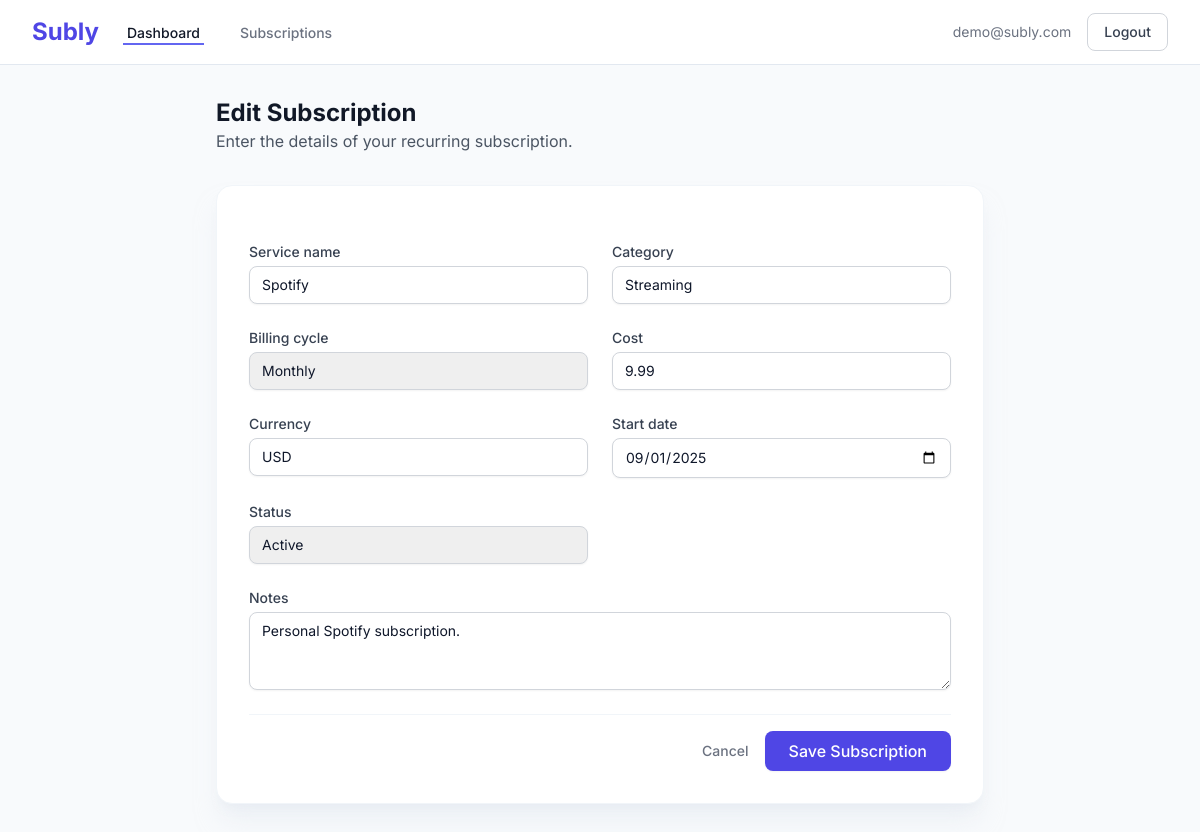
The page /subscriptions/11/edit/ (signed in) on the database its author committed.
### accounts/models.py (models this page shows, shortened)
class User(AbstractUser):
    username = None
    email = models.EmailField(unique=True)
    USERNAME_FIELD = 'email'
    REQUIRED_FIELDS = []
    objects = UserManager()

### subscriptions/models.py (models this page shows, shortened)
class Subscription(models.Model):
    BILLING_CYCLE_CHOICES = [
        ('weekly', 'Weekly'),
        ('monthly', 'Monthly'),
        ('yearly', 'Yearly'),
    ]
    STATUS_CHOICES = [
        ('active', 'Active'),
        ('cancelled', 'Cancelled'),
        ('paused', 'Paused'),
    ]
    user = models.ForeignKey(settings.AUTH_USER_MODEL, on_delete=models.CASCADE, related_name='subscriptions')
    service_name = models.CharField(max_length=100)
    category = models.CharField(max_length=50, help_text="e.g. Streaming, Utilities, Software")
    billing_cycle = models.CharField(max_length=10, choices=BILLING_CYCLE_CHOICES)
    cost = models.DecimalField(max_digits=10, decimal_places=2)
    currency = models.CharField(max_length=3, default='USD')
    start_date = models.DateField()
    renewal_date = models.DateField(null=True, blank=True)
    status = models.CharField(max_length=10, choices=STATUS_CHOICES, default='active')
    notes = models.TextField(blank=True, null=True)
    created_at = models.DateTimeField(auto_now_add=True)
    updated_at = models.DateTimeField(auto_now=True)
    class Meta:
        ordering = ['renewal_date']

### subscriptions/views.py (the view)
# urls.py: path('<int:pk>/edit/', views.subscription_update, name='update'),
@login_required
def subscription_update(request, pk):
    subscription = get_object_or_404(Subscription, pk=pk, user=request.user)
    if request.method == 'POST':
        form = SubscriptionForm(request.POST, instance=subscription)
        if form.is_valid():
            form.save()
            return redirect('subscriptions:list')
    else:
        form = SubscriptionForm(instance=subscription)
    return render(request, 'subscriptions/form.html', {'form': form, 'title': 'Edit Subscription'})

### subscriptions/forms.py
class SubscriptionForm(forms.ModelForm):
    class Meta:
        model = Subscription
        fields = ['service_name', 'category', 'billing_cycle', 'cost', 'currency', 'start_date', 'status', 'notes']
        widgets = {
            'start_date': forms.DateInput(attrs={'type': 'date'}),
            'notes': forms.Textarea(attrs={'rows': 3}),
        }
    def __init__(self, *args, **kwargs):
        super().__init__(*args, **kwargs)
        for field in self.fields.values():
            field.widget.attrs.update({
                'class': 'appearance-none block w-full px-3 py-2 border border-gray-300 rounded-lg shadow-sm placeholder-gray-400 focus:outline-none focus:ring-indigo-500 focus:border-indigo-500 sm:text-sm'
            })

### templates/subscriptions/form.html (shortened to what this page needs)
{% extends "base.html" %}
{% block content %}
<div class="max-w-3xl mx-auto">
    <div class="mb-8">
        <h1 class="text-2xl font-bold text-gray-900">{{ title }}</h1>
        <p class="text-gray-600">Enter the details of your recurring subscription.</p>
    </div>
    <div class="bg-white shadow-xl shadow-slate-200/50 rounded-2xl border border-slate-100 overflow-hidden">
        <form method="post" class="p-8 space-y-6 text-slate-900">
            <div class="grid grid-cols-1 md:grid-cols-2 gap-6">
                {% for field in form %}
                <div class="{% if field.name == 'notes' %}md:col-span-2{% endif %}">
                    <label for="{{ field.id_for_label }}" class="block text-sm font-medium text-gray-700 mb-1">{{ field.label }}</label>
                    {{ field }}
                </div>
                {% endfor %}
            </div>
            <div class="flex items-center justify-end space-x-4 pt-4 border-t border-slate-100">
                <a href="{% url 'subscriptions:list' %}"
                    class="text-gray-500 hover:text-gray-700 font-medium text-sm">Cancel</a>
                <button type="submit"
                    class="bg-indigo-600 text-white px-6 py-2 rounded-lg hover:bg-indigo-700 transition font-medium shadow-sm">
                    Save Subscription
                </button>
            </div>
        </form>
    </div>
</div>
{% endblock %}

### templates/components/navbar.html (shortened to what this page needs)
<nav class="bg-white border-b border-slate-200">
    <div class="max-w-7xl mx-auto px-4 sm:px-6 lg:px-8">
        <div class="flex justify-between h-16">
            <div class="flex items-center">
                <a href="/" class="flex-shrink-0 flex items-center">
                    <span class="text-2xl font-bold text-indigo-600">Subly</span>
                </a>
                <div class="hidden sm:ml-6 sm:flex sm:space-x-8">
                    {% if user.is_authenticated %}
                    <a href="{% url 'dashboard:home' %}"
                        class="border-indigo-500 text-gray-900 inline-flex items-center px-1 pt-1 border-b-2 text-sm font-medium">Dashboard</a>
                    <a href="{% url 'subscriptions:list' %}"
                        class="border-transparent text-gray-500 hover:border-gray-300 hover:text-gray-700 inline-flex items-center px-1 pt-1 border-b-2 text-sm font-medium">Subscriptions</a>
                    {% endif %}
                </div>
            </div>
            <div class="flex items-center">
                {% if user.is_authenticated %}
                <span class="text-sm text-gray-500 mr-4">{{ user.email }}</span>
                <form action="{% url 'accounts:logout' %}" method="post">
                    <button type="submit"
                        class="bg-white text-gray-700 px-4 py-2 rounded-lg border border-gray-300 hover:bg-gray-50 transition text-sm font-medium">Logout</button>
                </form>
                {% else %}
                <a href="{% url 'accounts:login' %}"
                    class="text-gray-500 hover:text-gray-700 px-3 py-2 text-sm font-medium">Login</a>
                <a href="{% url 'accounts:signup' %}"
                    class="ml-4 bg-indigo-600 text-white px-4 py-2 rounded-lg hover:bg-indigo-700 transition text-sm font-medium shadow-sm">Sign
                    Up</a>
                {% endif %}
            </div>
        </div>
    </div>
</nav>

### templates/base.html (style rules this page uses)
body { font-family: 'Inter', sans-serif; }

### rows shown on the page
User: email "demo@subly.com"
Subscription: form "Spotify" "Streaming" "Monthly" "9.99" "USD" "09/01/2025" "Active" "Personal Spotify subscription."

### other values the page prints
{{ title }} "Edit Subscription"
{{ field.label }} "Service name" "Category" "Billing cycle" "Cost" "Currency" "Start date" "Status" "Notes"
